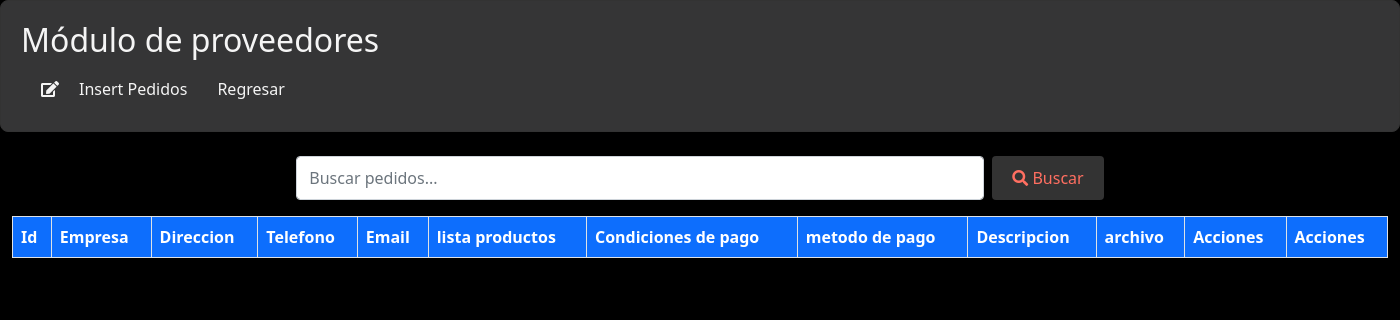
/Views/Suppliers/create.php (signed in), run on an earlier commit of the app's database.
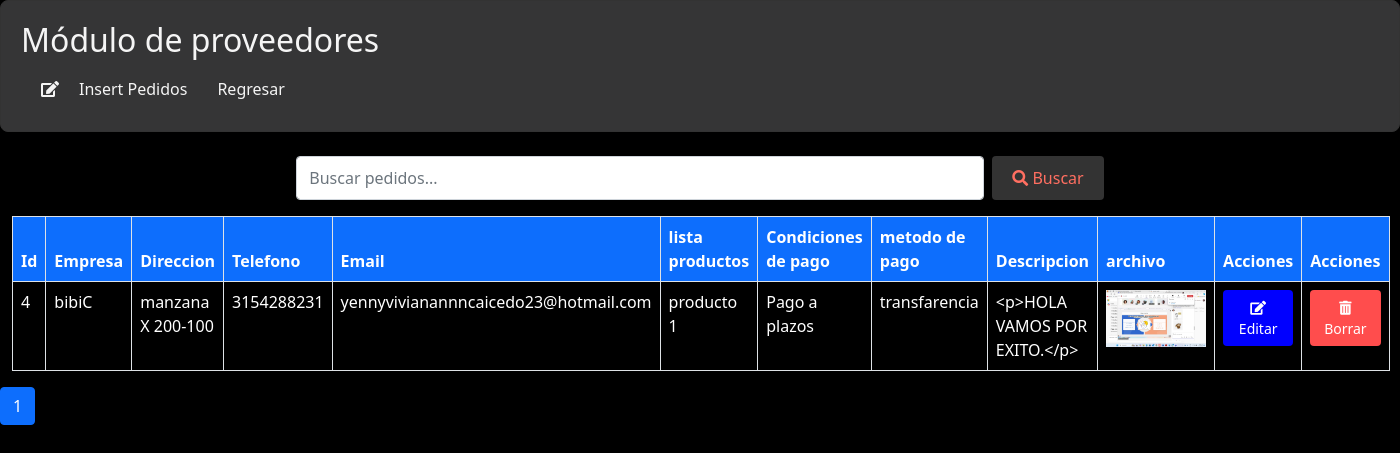
And on a later commit of the database.
### tables this page shows
CREATE TABLE `proveedores` (
  `id_proveedor` int(11) NOT NULL,
  `nombre_empresa` varchar(150) NOT NULL,
  `direccion` varchar(150) NOT NULL,
  `telefono` varchar(150) NOT NULL,
  `correo_electronico` varchar(255) NOT NULL,
  `lista_productos` varchar(150) NOT NULL,
  `condiciones_pago` enum('Pago anticipado','Pago a plazos','Pago contra entrega') DEFAULT NULL,
  `metodo_pago` varchar(50) NOT NULL,
  `descripcion` varchar(150) NOT NULL,
  `historial_pedidos` varchar(255) NOT NULL,
  `id_producto` int(11) DEFAULT NULL,
  `archivo` varchar(255) DEFAULT NULL
);

### Views/Suppliers/create.php (the view, shortened to what this page needs)
<?php
$mysqli = mysqli_connect(db_host, db_username, db_password, db_dbname);
mysqli_set_charset($mysqli, 'utf8');
$registros_por_pagina = 10;
$página_actual = isset($_GET['page']) ? (int)$_GET['page'] : 1;
$inicio = ($página_actual - 1) * $registros_por_pagina;
$consulta = "SELECT * FROM proveedores LIMIT $inicio, $registros_por_pagina";
$total_registros_query = "SELECT COUNT(*) AS total FROM   proveedores";
$total_resultados = $mysqli->query($total_registros_query);
$total_registros = $total_resultados->fetch_assoc()['total'];
$total_paginas = ceil($total_registros / $registros_por_pagina);
$searchQuery = isset($_GET['search-query']) ? $_GET['search-query'] : '';
if (!empty($searchQuery)) {
    $consulta = "SELECT * FROM proveedores WHERE
                 nombre_empresa LIKE '%$searchQuery%' OR
                 direccion LIKE '%$searchQuery%' OR
                 telefono LIKE '%$searchQuery%'
                 ORDER BY id_proveedor";
} else {
    $consulta = "SELECT * FROM proveedores ORDER BY id_proveedor";
}
$resultados = $mysqli->query($consulta);
?>
 <!DOCTYPE html>
<html lang="es">
<head>
    <link href="https://cdn.jsdelivr.net/npm/bootstrap@5.0.2/dist/css/bootstrap.min.css" rel="stylesheet">
    <link href="https://cdnjs.cloudflare.com/ajax/libs/font-awesome/5.15.3/css/all.min.css" rel="stylesheet">
</head>
<body>
    <div class="panel">
        <div class="column">
            <h2>Módulo de proveedores</h2>
            <ul class="nav">
                <li><i class="fas fa-edit icon"></i><a href='insert.php?da=Suppliers-2'>Insert Pedidos</a></li>
                <li class="nav-item">
                <a class="nav-link" href="/OptimizationPRO/app/main.php">
                                 Regresar
                            </a>
                        </li>
            </ul>
        </div>
    </div>
    <br>
<div class="container-fluid">
    <form method="GET" class="d-flex justify-content-center mb-3">
        <input type="text" name="search-query" class="form-control w-50 me-2"
               placeholder="Buscar pedidos..." value="<?php echo htmlspecialchars($searchQuery); ?>">
        <button type="submit" class="btn btn-primary">
            <i class="fas fa-search"></i> Buscar
        </button>
    </form>
    <table class="table table-bordered table-hover">
    <thead class="bg-primary text-white">
                <tr>
                <th scope="col">Id</th>
                <th scope="col">Empresa</th>
                <th scope="col">Direccion</th>
                <th scope="col">Telefono</th>
                <th scope="col">Email</th>
                <th scope="col">lista productos</th>
                <th scope="col">Condiciones de pago</th>
                <th scope="col">metodo de pago</th>
                <th scope="col">Descripcion</th>
                <th scope="col">archivo</th>
                <th scope="col">Acciones</th>
                <th scope="col">Acciones</th>
    </thead>
    <tbody>
         <?php while ($proveedor = $resultados->fetch_assoc()): ?>
<tr>
        <td><?php echo htmlspecialchars($proveedor['id_proveedor']); ?></td>
        <td><?php echo htmlspecialchars($proveedor['nombre_empresa']); ?></td>
        <td><?php echo htmlspecialchars($proveedor['direccion']); ?></td>
        <td><?php echo htmlspecialchars($proveedor['telefono']); ?></td>
        <td><?php echo htmlspecialchars($proveedor['correo_electronico']); ?></td>
        <td><?php echo htmlspecialchars($proveedor['lista_productos']); ?></td>
        <td><?php echo htmlspecialchars($proveedor['condiciones_pago']); ?></td>
        <td><?php echo htmlspecialchars($proveedor['metodo_pago']); ?></td>
        <td><?php echo htmlspecialchars($proveedor['descripcion']); ?></td>
        <td><img src="../../public/img/proveedores-imagen/<?php echo $proveedor['archivo']; ?>" width="100" alt=""></td>
    <td>
                   <a href="edit.php?da=Suppliers-3&lla=<?php echo $proveedor['id_proveedor']; ?>"  class="btn btn-custom-green btn-editar">
                <i class="fas fa-edit icon"></i> Editar
</td>
<td>
<a href="#" class="btn btn-danger btn-borrar" onclick="borrarProveedor(<?php echo $proveedor['id_proveedor']; ?>, '<?php echo $proveedor['archivo'];  ?>')">
    <i class="fas fa-trash-alt"></i> Borrar
</a>
</td>
                    </tr>
                <?php endwhile; ?>
            </tbody>
        </table>
    </div>
 <nav>
        <ul class="pagination">
            <?php for ($i = 1; $i <= $total_paginas; $i++): ?>
                <li class="page-item <?= ($i == $página_actual) ? 'active' : '' ?>">
                    <a class="page-link" href="?page=<?= $i ?>"><?= $i ?></a>
                </li>
            <?php endfor; ?>
        </ul>
    </nav>
</body>
</html>

### Views/Suppliers/create.php (style rules this page uses)
body { background-color: #000; color: #f5f5f5; }
.table th, .table td { color: #fff; }
.panel { display: flex; justify-content: space-between; border: 1px solid #333; padding: 20px; border-radius: 8px; background-color:hsl(240, 0.90%, 21.00%); }
.column { width: 48%; }
h2 { color: whitesmoke; }
.nav { display: flex; align-items: center; float: left; margin-left: 20px; }
.nav a { color: whitesmoke; text-decoration: none; padding: 10px; font-size: 16px; margin-left: 10px; }
.btn { display: inline-block; padding: 10px 20px; font-size: 16px; border: none; border-radius: 4px; cursor: pointer; background-color: #333; color: #ff6f61; }
.btn-borrar { display: inline-block; padding: 7px 10px; font-size: 14px; border: none; border-radius: 4px; cursor: pointer; background-color: #ff4d4d; color: #fff; }
.btn-editar { display: inline-block; padding: 7px 10px; font-size: 14px; border: none; border-radius: 4px; cursor: pointer; background-color: blue; color: #fff; }

What changed in the data, as far as the page shows it:
added proveedores: id_proveedor "4", nombre_empresa "bibiC", direccion "manzana X 200-100", telefono "3154288231", correo_electronico "yennyvivianannncaicedo23@hotmail.com", lista_productos "producto 1", condiciones_pago "Pago a plazos", metodo_pago "transfarencia", descripcion "<p>HOLA VAMOS POR EXITO.</p>", archivo (picture)
Also different on the page:
new list line: "1"
